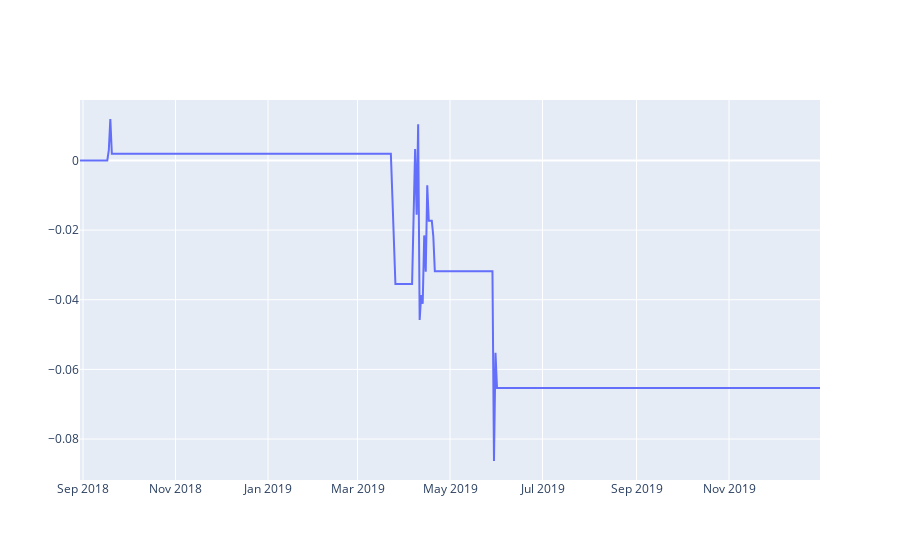
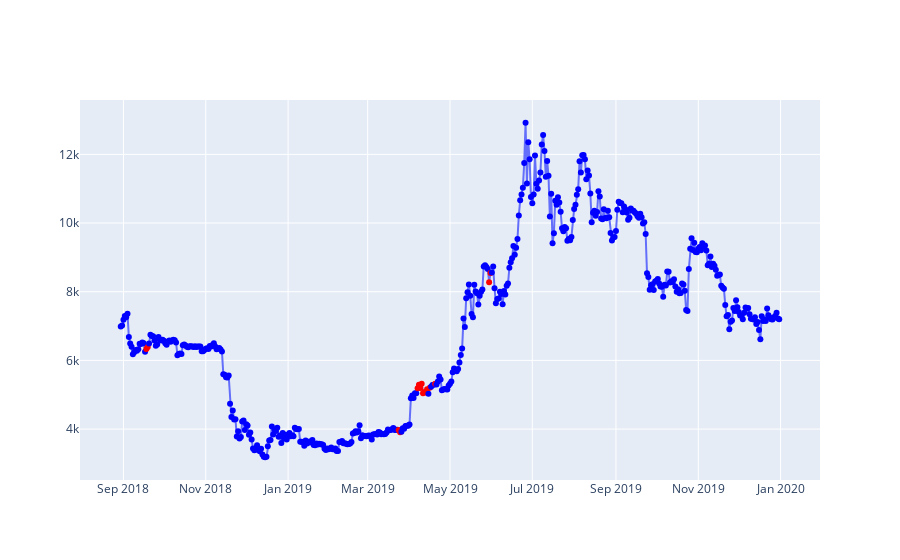

Notebook code for these charts, in order:
### Code cell
#create labeled y_pred for pnl, confusion matrix
y_pred = model.predict(x_test)
y_pred_labeled = pd.DataFrame(y_pred, columns=[-1, 0, 1], index=y_test.index)
y_pred_labeled = y_pred_labeled.idxmax(axis=1)


from pckgs.evaluator import Evaluator
Evaluator.evaluate(y_pred_labeled, y_test_labeled, df_candle)

### Figure 1 — Plotly figure (JSON) as saved in the notebook; plotly's stock layout.template omitted (floating-point values rounded to 4 significant figures; data arrays with more than 128 entries replaced by an {"elided": "..."} marker saying what was removed)
{"data": [{"type": "scatter", "x": {"elided": "489 str values"}, "y": {"elided": "489 float values"}}], "layout": {}}

### Figure 2 — Plotly figure (JSON) as saved in the notebook; plotly's stock layout.template omitted (floating-point values rounded to 4 significant figures; data arrays with more than 128 entries replaced by an {"elided": "..."} marker saying what was removed)
{"data": [{"marker": {"color": {"elided": "489 int values"}, "colorscale": [[0.0, "rgb(0,0,255)"], [1.0, "rgb(255,0,0)"]]}, "mode": "lines+markers", "text": {"elided": "489 float values"}, "type": "scatter", "x": {"elided": "489 str values"}, "y": {"elided": "489 float values"}}], "layout": {}}
